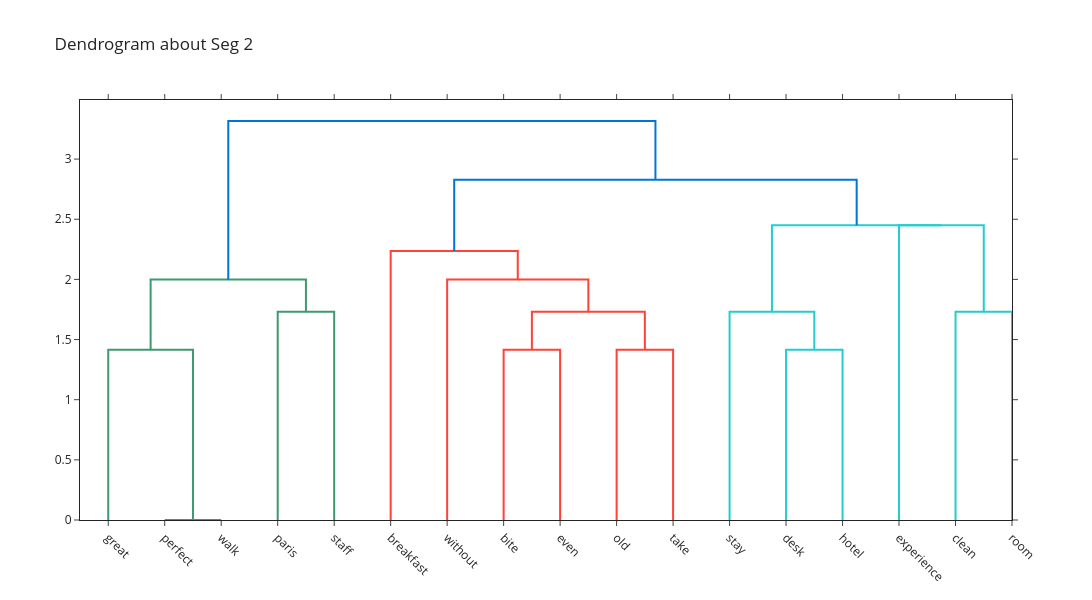

The cell this chart's notebook holds for it:
### Code cell
selector.visualize_topic_seg(2, k = 3, cut = 0.9).update_layout(width=1200, height=600, xaxis_tickangle = 45)

### Figure 1 — Plotly figure (JSON) as saved in the notebook; plotly's stock layout.template omitted (floating-point values rounded to 4 significant figures)
{"data": [{"hoverinfo": "text", "marker": {"color": "rgb(61,153,112)"}, "mode": "lines", "type": "scatter", "x": [15.0, 15.0, 25.0, 25.0], "xaxis": "x", "y": [0.0, 0.0, 0.0, 0.0], "yaxis": "y"}, {"hoverinfo": "text", "marker": {"color": "rgb(61,153,112)"}, "mode": "lines", "type": "scatter", "x": [5.0, 5.0, 20.0, 20.0], "xaxis": "x", "y": [0.0, 1.414, 1.414, 0.0], "yaxis": "y"}, {"hoverinfo": "text", "marker": {"color": "rgb(61,153,112)"}, "mode": "lines", "type": "scatter", "x": [35.0, 35.0, 45.0, 45.0], "xaxis": "x", "y": [0.0, 1.732, 1.732, 0.0], "yaxis": "y"}, {"hoverinfo": "text", "marker": {"color": "rgb(61,153,112)"}, "mode": "lines", "type": "scatter", "x": [12.5, 12.5, 40.0, 40.0], "xaxis": "x", "y": [1.414, 2.0, 2.0, 1.732], "yaxis": "y"}, {"hoverinfo": "text", "marker": {"color": "rgb(255,65,54)"}, "mode": "lines", "type": "scatter", "x": [75.0, 75.0, 85.0, 85.0], "xaxis": "x", "y": [0.0, 1.414, 1.414, 0.0], "yaxis": "y"}, {"hoverinfo": "text", "marker": {"color": "rgb(255,65,54)"}, "mode": "lines", "type": "scatter", "x": [95.0, 95.0, 105.0, 105.0], "xaxis": "x", "y": [0.0, 1.414, 1.414, 0.0], "yaxis": "y"}, {"hoverinfo": "text", "marker": {"color": "rgb(255,65,54)"}, "mode": "lines", "type": "scatter", "x": [80.0, 80.0, 100.0, 100.0], "xaxis": "x", "y": [1.414, 1.732, 1.732, 1.414], "yaxis": "y"}, {"hoverinfo": "text", "marker": {"color": "rgb(255,65,54)"}, "mode": "lines", "type": "scatter", "x": [65.0, 65.0, 90.0, 90.0], "xaxis": "x", "y": [0.0, 2.0, 2.0, 1.732], "yaxis": "y"}, {"hoverinfo": "text", "marker": {"color": "rgb(255,65,54)"}, "mode": "lines", "type": "scatter", "x": [55.0, 55.0, 77.5, 77.5], "xaxis": "x", "y": [0.0, 2.236, 2.236, 2.0], "yaxis": "y"}, {"hoverinfo": "text", "marker": {"color": "rgb(35,205,205)"}, "mode": "lines", "type": "scatter", "x": [125.0, 125.0, 135.0, 135.0], "xaxis": "x", "y": [0.0, 1.414, 1.414, 0.0], "yaxis": "y"}, {"hoverinfo": "text", "marker": {"color": "rgb(35,205,205)"}, "mode": "lines", "type": "scatter", "x": [115.0, 115.0, 130.0, 130.0], "xaxis": "x", "y": [0.0, 1.732, 1.732, 1.414], "yaxis": "y"}, {"hoverinfo": "text", "marker": {"color": "rgb(35,205,205)"}, "mode": "lines", "type": "scatter", "x": [155.0, 155.0, 165.0, 165.0], "xaxis": "x", "y": [0.0, 1.732, 1.732, 0.0], "yaxis": "y"}, {"hoverinfo": "text", "marker": {"color": "rgb(35,205,205)"}, "mode": "lines", "type": "scatter", "x": [145.0, 145.0, 160.0, 160.0], "xaxis": "x", "y": [0.0, 2.449, 2.449, 1.732], "yaxis": "y"}, {"hoverinfo": "text", "marker": {"color": "rgb(35,205,205)"}, "mode": "lines", "type": "scatter", "x": [122.5, 122.5, 152.5, 152.5], "xaxis": "x", "y": [1.732, 2.449, 2.449, 2.449], "yaxis": "y"}, {"hoverinfo": "text", "marker": {"color": "rgb(0,116,217)"}, "mode": "lines", "type": "scatter", "x": [66.25, 66.25, 137.5, 137.5], "xaxis": "x", "y": [2.236, 2.828, 2.828, 2.449], "yaxis": "y"}, {"hoverinfo": "text", "marker": {"color": "rgb(0,116,217)"}, "mode": "lines", "type": "scatter", "x": [26.25, 26.25, 101.9, 101.9], "xaxis": "x", "y": [2.0, 3.317, 3.317, 2.828], "yaxis": "y"}], "layout": {"autosize": false, "height": 600, "hovermode": "closest", "showlegend": false, "title": {"text": "Dendrogram about Seg 2"}, "width": 1200, "xaxis": {"mirror": "allticks", "rangemode": "tozero", "showgrid": false, "showline": true, "showticklabels": true, "tickangle": 45, "tickmode": "array", "ticks": "outside", "ticktext": ["great", "perfect", "walk", "paris", "staff", "breakfast", "without", "bite", "even", "old", "take", "stay", "desk", "hotel", "experience", "clean", "room"], "tickvals": [5, 15, 25, 35, 45, 55, 65, 75, 85, 95, 105, 115, 125, 135, 145, 155, 165], "type": "linear", "zeroline": false}, "yaxis": {"mirror": "allticks", "rangemode": "tozero", "showgrid": false, "showline": true, "showticklabels": true, "ticks": "outside", "type": "linear", "zeroline": false}}}
